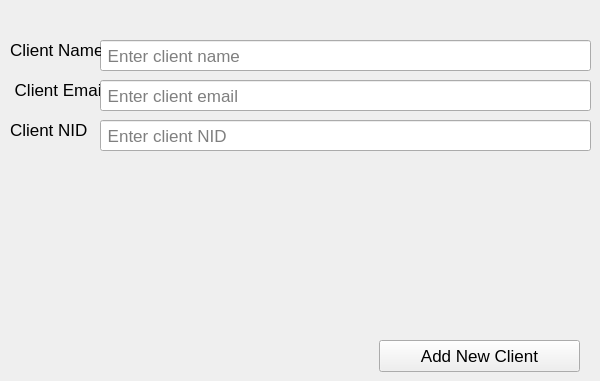
      <widget class="QWidget" name="tab_12">
       <attribute name="title">
        <string>Add a new client</string>
       </attribute>
       <widget class="QLineEdit" name="lineEdit_21">
        <property name="geometry">
         <rect>
          <x>100</x>
          <y>40</y>
          <width>491</width>
          <height>31</height>
         </rect>
        </property>
        <property name="font">
         <font>
          <family>Arial</family>
          <pointsize>13</pointsize>
         </font>
        </property>
        <property name="placeholderText">
         <string> Enter client name</string>
        </property>
       </widget>
       <widget class="QPushButton" name="pushButton_21">
        <property name="geometry">
         <rect>
          <x>379</x>
          <y>340</y>
          <width>201</width>
          <height>32</height>
         </rect>
        </property>
        <property name="font">
         <font>
          <family>Arial</family>
          <pointsize>13</pointsize>
         </font>
        </property>
        <property name="text">
         <string>Add New Client</string>
        </property>
       </widget>
       <widget class="QLabel" name="label_32">
        <property name="geometry">
         <rect>
          <x>10</x>
          <y>40</y>
          <width>91</width>
          <height>20</height>
         </rect>
        </property>
        <property name="font">
         <font>
          <family>Arial</family>
          <pointsize>13</pointsize>
         </font>
        </property>
        <property name="text">
         <string>Client Name</string>
        </property>
       </widget>
       <widget class="QLabel" name="label_33">
        <property name="geometry">
         <rect>
          <x>10</x>
          <y>80</y>
          <width>91</width>
          <height>20</height>
         </rect>
        </property>
        <property name="font">
         <font>
          <family>Arial</family>
          <pointsize>13</pointsize>
         </font>
        </property>
        <property name="text">
         <string> Client Email</string>
        </property>
       </widget>
       <widget class="QLineEdit" name="lineEdit_22">
        <property name="geometry">
         <rect>
          <x>100</x>
          <y>80</y>
          <width>491</width>
          <height>31</height>
         </rect>
        </property>
        <property name="font">
         <font>
          <family>Arial</family>
          <pointsize>13</pointsize>
         </font>
        </property>
        <property name="placeholderText">
         <string> Enter client email</string>
        </property>
       </widget>
       <widget class="QLabel" name="label_34">
        <property name="geometry">
         <rect>
          <x>10</x>
          <y>120</y>
          <width>91</width>
          <height>20</height>
         </rect>
        </property>
        <property name="font">
         <font>
          <family>Arial</family>
          <pointsize>13</pointsize>
         </font>
        </property>
        <property name="text">
         <string>Client NID</string>
        </property>
       </widget>
       <widget class="QLineEdit" name="lineEdit_23">
        <property name="geometry">
         <rect>
          <x>100</x>
          <y>120</y>
          <width>491</width>
          <height>31</height>
         </rect>
        </property>
        <property name="font">
         <font>
          <family>Arial</family>
          <pointsize>13</pointsize>
         </font>
        </property>
        <property name="placeholderText">
         <string> Enter client NID</string>
        </property>
       </widget>
      </widget>
